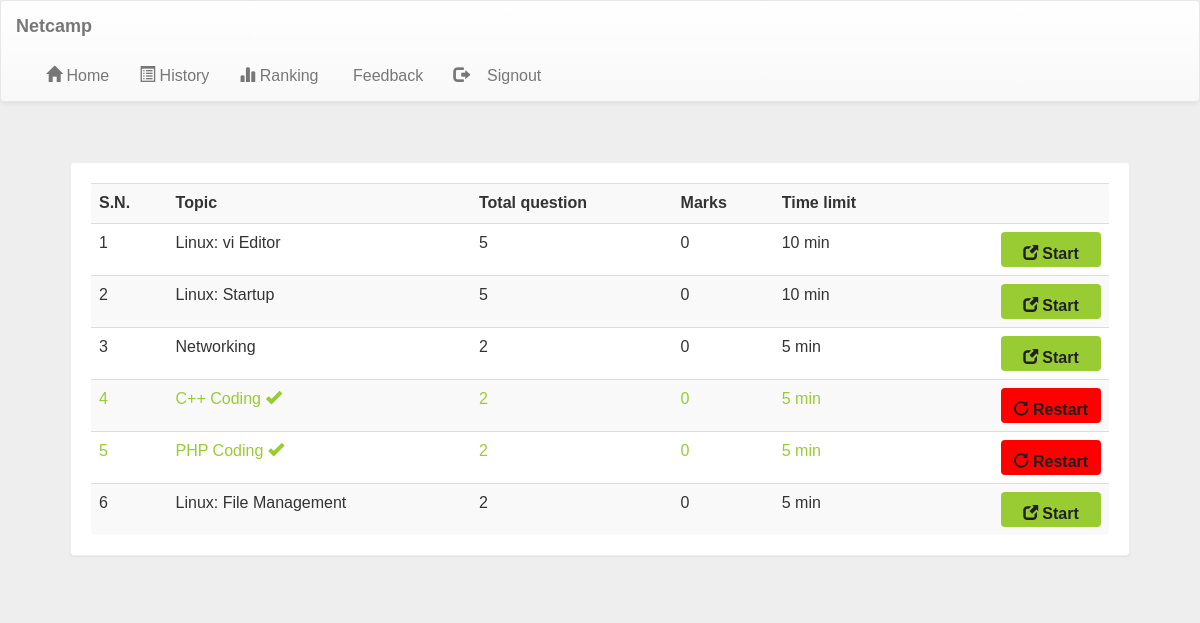
The app's page /account.php?q=1 (signed in) with its own data.
### tables this page shows
CREATE TABLE `quiz` (
  `eid` text NOT NULL,
  `title` varchar(100) NOT NULL,
  `sahi` int(11) NOT NULL,
  `wrong` int(11) NOT NULL,
  `total` int(11) NOT NULL,
  `time` bigint(20) NOT NULL,
  `intro` text NOT NULL,
  `tag` varchar(100) NOT NULL,
  `date` timestamp NOT NULL DEFAULT CURRENT_TIMESTAMP ON UPDATE CURRENT_TIMESTAMP
);

### account.php (the view, shortened to what this page needs)
<!DOCTYPE html PUBLIC "-//W3C//DTD XHTML 1.0 Transitional//EN" "http://www.w3.org/TR/xhtml1/DTD/xhtml1-transitional.dtd">
<html xmlns="http://www.w3.org/1999/xhtml">
<head>
  <link rel="stylesheet" href="css/bootstrap.min.css" />
  <link rel="stylesheet" href="css/bootstrap-theme.min.css" />
  <link rel="stylesheet" href="css/main.css">
  <link rel="stylesheet" href="css/font.css">
</head>
<body>
        <?php
        include_once 'dbConnection.php';
        if (!(isset($_SESSION['email']))) {
          header("location:index.php");
        } else {
          $email = $_SESSION['email'];
        } ?>
    <nav class="navbar navbar-default title1">
      <div class="container-fluid" id="nav-bar">
        <div class="navbar-header">
          <a class="navbar-brand" href="#"><b>Netcamp</b></a>
        </div>
        <div class="collapse navbar-collapse" id="bs-example-navbar-collapse-1">
          <ul class="nav navbar-nav">
            <li <?php if (@$_GET['q'] == 1) echo ''; ?>><a href="account.php?q=1"><span class="glyphicon glyphicon-home" aria-hidden="true"></span>&nbsp;Home<span class="sr-only">(current)</span></a></li>
            <li <?php if (@$_GET['q'] == 2) echo ''; ?>><a href="account.php?q=2"><span class="glyphicon glyphicon-list-alt" aria-hidden="true"></span>&nbsp;History</a></li>
            <li <?php if (@$_GET['q'] == 3) echo ''; ?>><a href="account.php?q=3"><span class="glyphicon glyphicon-stats" aria-hidden="true"></span>&nbsp;Ranking</a></li>
            <li <?php if (@$_GET['q'] == 4) echo ''; ?>><a href="feedback.php"><span class="glyphicon glyphicon-text" aria-hidden="true"></span>&nbsp;Feedback</a></li>
            <li class="pull-right"> <a href="logout.php?q=account.php"><span class="glyphicon glyphicon-log-out" aria-hidden="true"></span>&nbsp;&nbsp;&nbsp;&nbsp;Signout</a></li>
          </ul>
        </div>
      </div>
    </nav>
    <div class="container">
      <div class="row">
        <div class="col-md-12">
          <?php if (@$_GET['q'] == 1) {
            $result = mysqli_query($con, "SELECT * FROM quiz ORDER BY date DESC") or die('Error');
            echo  '<div class="panel"><div class="table-responsive"><table class="table table-striped title1">
<tr><td><b>S.N.</b></td><td><b>Topic</b></td><td><b>Total question</b></td><td><b>Marks</b></td><td><b>Time limit</b></td><td></td></tr>';
            $c = 1;
            while ($row = mysqli_fetch_array($result)) {
              $title = $row['title'];
              $total = $row['total'];
              $sahi = $row['sahi'];
              $time = $row['time'];
              $eid = $row['eid'];
              $q12 = mysqli_query($con, "SELECT score FROM history WHERE eid='$eid' AND email='$email'") or die('Error98');
              $rowcount = mysqli_num_rows($q12);
              if ($rowcount == 0) {
                echo '<tr><td>' . $c++ . '</td><td>' . $title . '</td><td>' . $total . '</td><td>' . $sahi * $total . '</td><td>' . $time . '&nbsp;min</td>
	<td><b><a href="account.php?q=quiz&step=2&eid=' . $eid . '&n=1&t=' . $total . '" class="pull-right btn sub1" style="margin:0px;background:#99cc32"><span class="glyphicon glyphicon-new-window" aria-hidden="true"></span>&nbsp;<span class="title1"><b>Start</b></span></a></b></td></tr>';
              } else {
                echo '<tr style="color:#99cc32"><td>' . $c++ . '</td><td>' . $title . '&nbsp;<span title="This quiz is already solve by you" class="glyphicon glyphicon-ok" aria-hidden="true"></span></td><td>' . $total . '</td><td>' . $sahi * $total . '</td><td>' . $time . '&nbsp;min</td>
	<td><b><a href="update.php?q=quizre&step=25&eid=' . $eid . '&n=1&t=' . $total . '" class="pull-right btn sub1" style="margin:0px;background:red"><span class="glyphicon glyphicon-repeat" aria-hidden="true"></span>&nbsp;<span class="title1"><b>Restart</b></span></a></b></td></tr>';
              }
            }
            echo '</table></div></div>';
          } ?>
        </div>
      </div>
    </div>
</body>
</html>

### css/main.css (style rules this page uses)
body { overflow-x: hidden; width: 100%; font: 15px "Century Gothic", "Times Roman", sans-serif; background: #eee; min-height: 550px; background-attachment: fixed; }
.nav li a { color: orange; text-decoration: none; }
.panel { border-color: #eee; margin: 40px; padding: 20px; font: 25px "Century Gothic", "Times Roman", sans-serif; }
.title1 { font: 16px "Century Gothic", "Times Roman", sans-serif; }
.sub1 { width: 90px; color: #202020; background: orange; font-size: 15px; height: 35px; margin: 20px; padding: 10px; width: 100px; }
#nav-bar { display: flew; }
.navbar > .container .navbar-brand, .navbar > .container-fluid .navbar-brand { margin-right: 550px; }
.collapse .navbar-nav { flex-direction: row; }
.navbar-nav li a { color: black; }
.btn { padding: none !important; }

### records on screen
quiz: title "Linux: vi Editor", total "5", $sahi*$total "0", time "10"
quiz: title "Linux: Startup", total "5", $sahi*$total "0", time "10"
quiz: title "Networking", total "2", $sahi*$total "0", time "5"
quiz: title "C++ Coding", total "2", $sahi*$total "0", time "5"
quiz: title "PHP Coding", total "2", $sahi*$total "0", time "5"
quiz: title "Linux: File Management", total "2", $sahi*$total "0", time "5"
